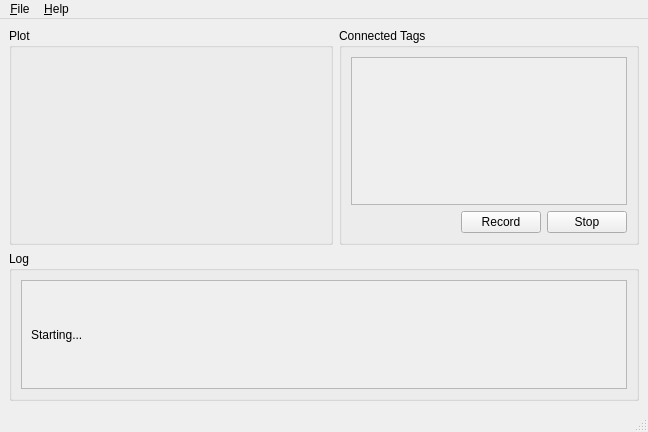
<?xml version="1.0" encoding="UTF-8"?>
<ui version="4.0">
 <class>MainWindow</class>
 <widget class="QMainWindow" name="MainWindow">
  <property name="geometry">
   <rect>
    <x>0</x>
    <y>0</y>
    <width>648</width>
    <height>432</height>
   </rect>
  </property>
  <property name="windowTitle">
   <string>EVB1000 Tag Viewer</string>
  </property>
  <widget class="QWidget" name="centralwidget">
   <layout class="QGridLayout" name="gridLayout">
    <item row="1" column="1">
     <widget class="QGroupBox" name="connectedTagsGroupBox">
      <property name="maximumSize">
       <size>
        <width>300</width>
        <height>16777215</height>
       </size>
      </property>
      <property name="title">
       <string>Connected Tags</string>
      </property>
      <layout class="QVBoxLayout" name="connectedTagsGroupBoxLayout">
       <item>
        <widget class="QScrollArea" name="connectedTagsScrollArea">
         <property name="widgetResizable">
          <bool>true</bool>
         </property>
         <widget class="QWidget" name="connectedTagsScrollAreaWidget">
          <property name="geometry">
           <rect>
            <x>0</x>
            <y>0</y>
            <width>274</width>
            <height>123</height>
           </rect>
          </property>
          <layout class="QVBoxLayout" name="connectedTagsScrollAreaWidgetLayout">
           <item>
            <spacer name="verticalSpacer">
             <property name="orientation">
              <enum>Qt::Vertical</enum>
             </property>
             <property name="sizeHint" stdset="0">
              <size>
               <width>20</width>
               <height>40</height>
              </size>
             </property>
            </spacer>
           </item>
          </layout>
         </widget>
        </widget>
       </item>
       <item>
        <layout class="QHBoxLayout" name="connectedTagsRecordButtonsHorizontalLayout">
         <item>
          <spacer name="connectedTagsRecordButtonsSpacer">
           <property name="orientation">
            <enum>Qt::Horizontal</enum>
           </property>
           <property name="sizeHint" stdset="0">
            <size>
             <width>40</width>
             <height>20</height>
            </size>
           </property>
          </spacer>
         </item>
         <item>
          <widget class="QPushButton" name="connectedTagsRecordButton">
           <property name="text">
            <string>Record</string>
           </property>
          </widget>
         </item>
         <item>
          <widget class="QPushButton" name="connectedTagsStopButton">
           <property name="text">
            <string>Stop</string>
           </property>
          </widget>
         </item>
        </layout>
       </item>
      </layout>
     </widget>
    </item>
    <item row="1" column="0">
     <widget class="QGroupBox" name="matPlotGroupBox">
      <property name="title">
       <string>Plot</string>
      </property>
      <layout class="QVBoxLayout" name="matPlotGroupBoxLayout"/>
     </widget>
    </item>
    <item row="2" column="0" colspan="2">
     <widget class="QGroupBox" name="logGroupBox">
      <property name="maximumSize">
       <size>
        <width>16777215</width>
        <height>150</height>
       </size>
      </property>
      <property name="title">
       <string>Log</string>
      </property>
      <layout class="QVBoxLayout" name="verticalLayout">
       <item>
        <widget class="QScrollArea" name="logScrollArea">
         <property name="widgetResizable">
          <bool>true</bool>
         </property>
         <widget class="QWidget" name="logScrollAreaWidgetContents">
          <property name="geometry">
           <rect>
            <x>0</x>
            <y>0</y>
            <width>600</width>
            <height>108</height>
           </rect>
          </property>
          <layout class="QHBoxLayout" name="horizontalLayout">
           <item>
            <widget class="QLabel" name="logLabel">
             <property name="cursor">
              <cursorShape>ArrowCursor</cursorShape>
             </property>
             <property name="text">
              <string>Starting...</string>
             </property>
             <property name="margin">
              <number>0</number>
             </property>
            </widget>
           </item>
          </layout>
         </widget>
        </widget>
       </item>
      </layout>
     </widget>
    </item>
   </layout>
  </widget>
  <widget class="QMenuBar" name="menubar">
   <property name="geometry">
    <rect>
     <x>0</x>
     <y>0</y>
     <width>648</width>
     <height>26</height>
    </rect>
   </property>
   <widget class="QMenu" name="menuFile">
    <property name="title">
     <string>&amp;File</string>
    </property>
    <addaction name="actionQuit"/>
   </widget>
   <widget class="QMenu" name="menuHelp">
    <property name="title">
     <string>&amp;Help</string>
    </property>
    <addaction name="actionAbout"/>
   </widget>
   <addaction name="menuFile"/>
   <addaction name="menuHelp"/>
  </widget>
  <widget class="QStatusBar" name="statusbar"/>
  <action name="actionQuit">
   <property name="text">
    <string>&amp;Quit</string>
   </property>
   <property name="shortcut">
    <string>Ctrl+Q</string>
   </property>
  </action>
  <action name="actionAbout">
   <property name="text">
    <string>&amp;About</string>
   </property>
  </action>
 </widget>
 <resources/>
 <connections/>
</ui>
